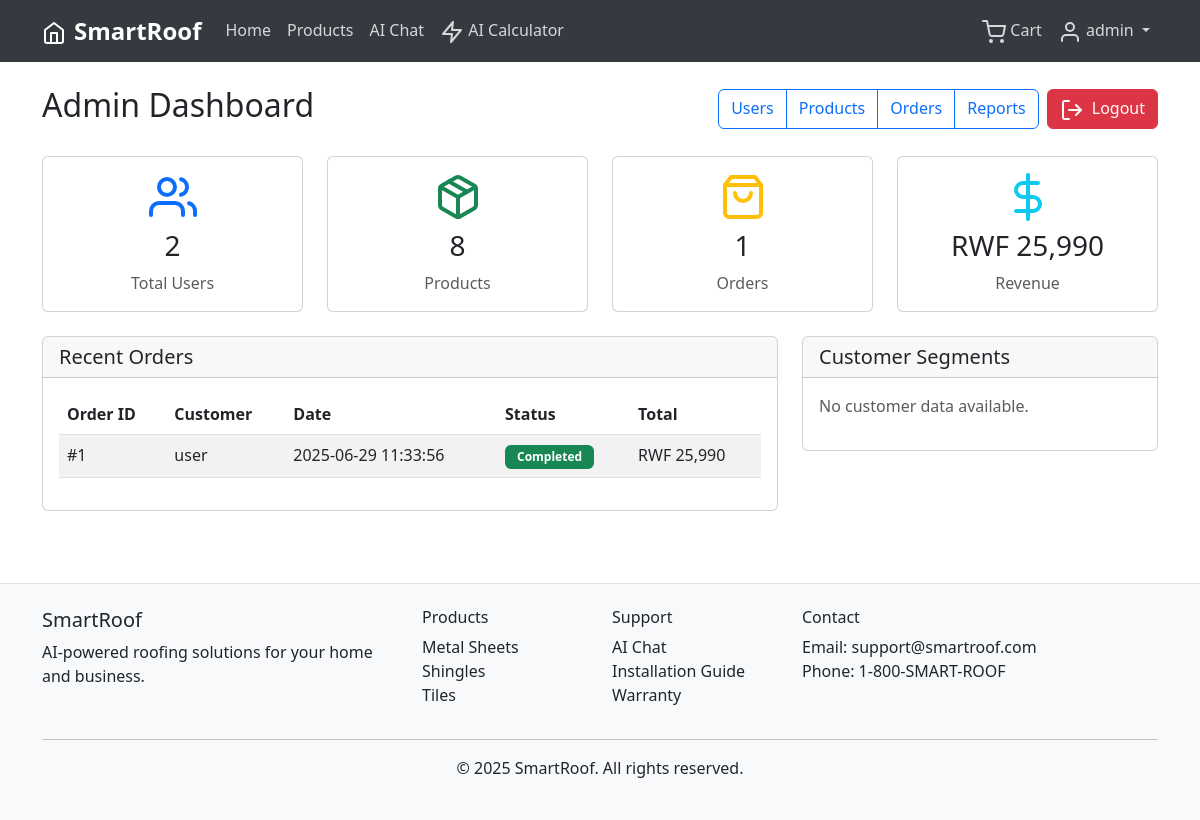
The page /admin (signed in) on the database its author committed.
### tables this page shows
CREATE TABLE users (
            id INTEGER PRIMARY KEY AUTOINCREMENT,
            username TEXT UNIQUE NOT NULL,
            email TEXT UNIQUE NOT NULL,
            password_hash TEXT NOT NULL,
            is_admin BOOLEAN DEFAULT FALSE,
            created_at TIMESTAMP DEFAULT CURRENT_TIMESTAMP
        );

CREATE TABLE orders (
            id INTEGER PRIMARY KEY AUTOINCREMENT,
            user_id INTEGER NOT NULL,
            items TEXT NOT NULL,
            total REAL NOT NULL,
            status TEXT DEFAULT 'pending',
            created_at TIMESTAMP DEFAULT CURRENT_TIMESTAMP,
            FOREIGN KEY (user_id) REFERENCES users(id)
        );

### routes.py (the view)
@app.route('/admin')
@login_required
def admin_dashboard():
    if not current_user.is_admin:
        flash('Access denied', 'error')
        return redirect(url_for('index'))
    conn = get_db_connection()
    total_users = conn.execute('SELECT COUNT(*) FROM users').fetchone()[0]
    total_products = conn.execute('SELECT COUNT(*) FROM products').fetchone()[0]
    total_orders = conn.execute('SELECT COUNT(*) FROM orders').fetchone()[0]
    total_revenue = conn.execute('SELECT COALESCE(SUM(total), 0) FROM orders').fetchone()[0]
    recent_orders_data = conn.execute('''
        SELECT o.*, u.username
        FROM orders o
        LEFT JOIN users u ON o.user_id = u.id
        ORDER BY o.created_at DESC
        LIMIT 5
    ''').fetchall()
    conn.close()
    total_revenue_rwf = (total_revenue or 0) * 1000
    recent_orders = []
    for order in recent_orders_data:
        recent_orders.append({
            'id': order['id'],
            'username': order['username'] or 'Unknown User',
            'total': order['total'] * 1000,  # Convert to RWF
            'status': order['status'],
            'created_at': order['created_at']
        })
    return render_template('admin/dashboard.html',
                         total_users=total_users,
                         total_products=total_products,
                         total_orders=total_orders,
                         total_revenue=total_revenue_rwf,
                         recent_orders=recent_orders,
                         segments={},
                         users={})

### app.py (called while the page is built)
@login_manager.user_loader
def load_user(user_id):
    from models import User
    return User.get(int(user_id))

### database.py (called while the page is built)
def get_db_connection():
    conn = sqlite3.connect(DATABASE_PATH)
    conn.row_factory = sqlite3.Row
    return conn

### models.py (called while the page is built)
    @staticmethod
    def get(user_id):
        conn = get_db_connection()
        user = conn.execute('SELECT * FROM users WHERE id = ?', (user_id,)).fetchone()
        conn.close()
        if user:
            return User(user['id'], user['username'], user['email'],
                       user['password_hash'], user['is_admin'], user['created_at'])
        return None

### templates/admin/dashboard.html (shortened to what this page needs)
{% extends "base.html" %}
{% block content %}
<div class="container py-4">
    <div class="d-flex justify-content-between align-items-center mb-4">
        <h2>Admin Dashboard</h2>
        <div class="d-flex gap-2">
            <div class="btn-group">
                <a href="{{ url_for('admin_users') }}" class="btn btn-outline-primary">Users</a>
                <a href="{{ url_for('admin_products') }}" class="btn btn-outline-primary">Products</a>
                <a href="{{ url_for('admin_orders') }}" class="btn btn-outline-primary">Orders</a>
                <a href="{{ url_for('admin_reports') }}" class="btn btn-outline-primary">Reports</a>
            </div>
            <a href="{{ url_for('logout') }}" class="btn btn-danger">
                <i data-feather="log-out" class="me-2"></i>Logout
            </a>
        </div>
    </div>
    <div class="row mb-4">
        <div class="col-md-3">
            <div class="card text-center">
                <div class="card-body">
                    <i data-feather="users" style="width: 48px; height: 48px;" class="text-primary mb-2"></i>
                    <h3>{{ total_users }}</h3>
                    <p class="text-muted mb-0">Total Users</p>
                </div>
            </div>
        </div>
        <div class="col-md-3">
            <div class="card text-center">
                <div class="card-body">
                    <i data-feather="package" style="width: 48px; height: 48px;" class="text-success mb-2"></i>
                    <h3>{{ total_products }}</h3>
                    <p class="text-muted mb-0">Products</p>
                </div>
            </div>
        </div>
        <div class="col-md-3">
            <div class="card text-center">
                <div class="card-body">
                    <i data-feather="shopping-bag" style="width: 48px; height: 48px;" class="text-warning mb-2"></i>
                    <h3>{{ total_orders }}</h3>
                    <p class="text-muted mb-0">Orders</p>
                </div>
            </div>
        </div>
        <div class="col-md-3">
            <div class="card text-center">
                <div class="card-body">
                    <i data-feather="dollar-sign" style="width: 48px; height: 48px;" class="text-info mb-2"></i>
                    <h3>RWF {{ "{:,.0f}".format(total_revenue or 0) }}</h3>
                    <p class="text-muted mb-0">Revenue</p>
                </div>
            </div>
        </div>
    </div>
    <div class="row">
        <div class="col-lg-8">
            <div class="card">
                <div class="card-header">
                    <h5 class="mb-0">Recent Orders</h5>
                </div>
                <div class="card-body">
                    {% if recent_orders %}
                    <div class="table-responsive">
                        <table class="table table-striped">
                            <thead>
                                <tr>
                                    <th>Order ID</th>
                                    <th>Customer</th>
                                    <th>Date</th>
                                    <th>Status</th>
                                    <th>Total</th>
                                </tr>
                            </thead>
                            <tbody>
                                {% for order in recent_orders %}
                                <tr>
                                    <td>#{{ order.id }}</td>
                                    <td>{{ order.username }}</td>
                                    <td>{{ order.created_at }}</td>
                                    <td>
                                        <span class="badge bg-{% if order.status == 'completed' %}success{% elif order.status == 'pending' %}warning{% else %}secondary{% endif %}">
                                            {{ order.status.title() }}
                                        </span>
                                    </td>
                                    <td>RWF {{ "{:,.0f}".format(order.total or 0) }}</td>
                                </tr>
                                {% endfor %}
                            </tbody>
                        </table>
                    </div>
                    {% else %}
                    <p class="text-muted">No orders yet.</p>
                    {% endif %}
                </div>
            </div>
        </div>
        <div class="col-lg-4">
            <div class="card">
                <div class="card-header">
                    <h5 class="mb-0">Customer Segments</h5>
                </div>
                <div class="card-body">
                    {% if segments %}
                    <canvas id="segmentChart" width="400" height="200"></canvas>
                    {% else %}
                    <p class="text-muted">No customer data available.</p>
                    {% endif %}
                </div>
            </div>
        </div>
    </div>
</div>
{% endblock %}

### templates/base.html (shortened to what this page needs)
<!DOCTYPE html>
<html lang="en" data-bs-theme="light">
<head>
    <link href="https://cdn.jsdelivr.net/npm/bootstrap@5.3.0/dist/css/bootstrap.min.css" rel="stylesheet">
    <link rel="stylesheet" href="{{ url_for('static', filename='css/style.css') }}">
</head>
<body>
    <nav class="navbar navbar-expand-lg navbar-dark">
        <div class="container">
            <a class="navbar-brand fw-bold" href="{{ url_for('index') }}">
                <i data-feather="home" class="me-2"></i>SmartRoof
            </a>
            <div class="collapse navbar-collapse" id="navbarNav">
                <ul class="navbar-nav me-auto">
                    <li class="nav-item">
                        <a class="nav-link" href="{{ url_for('index') }}">Home</a>
                    </li>
                    <li class="nav-item">
                        <a class="nav-link" href="{{ url_for('products') }}">Products</a>
                    </li>
                    <li class="nav-item">
                        <a class="nav-link" href="{{ url_for('chat') }}">AI Chat</a>
                    </li>
                    <li class="nav-item">
                        <a class="nav-link" href="{{ url_for('ai_calculator_page') }}">
                            <i data-feather="zap"></i> AI Calculator
                        </a>
                    </li>
                </ul>
                <ul class="navbar-nav">
                    {% if current_user.is_authenticated %}
                        <li class="nav-item">
                            <a class="nav-link position-relative" href="{{ url_for('cart') }}">
                                <i data-feather="shopping-cart"></i> Cart
                            </a>
                        </li>
                        <li class="nav-item dropdown">
                            <a class="nav-link dropdown-toggle" href="#" id="navbarDropdown" role="button" data-bs-toggle="dropdown">
                                <i data-feather="user"></i> {{ current_user.username }}
                            </a>
                        </li>
                    {% endif %}
                </ul>
            </div>
        </div>
    </nav>
    <main>
        {% block content %}{% endblock %}
    </main>
    <footer class="bg-light text-dark py-4 mt-5 border-top">
        <div class="container">
            <div class="row">
                <div class="col-md-4">
                    <h5>SmartRoof</h5>
                    <p>AI-powered roofing solutions for your home and business.</p>
                </div>
                <div class="col-md-2">
                    <h6>Products</h6>
                    <ul class="list-unstyled">
                        <li><a href="{{ url_for('products', category='Metal Sheets') }}" class="text-dark">Metal Sheets</a></li>
                        <li><a href="{{ url_for('products', category='Shingles') }}" class="text-dark">Shingles</a></li>
                        <li><a href="{{ url_for('products', category='Tiles') }}" class="text-dark">Tiles</a></li>
                    </ul>
                </div>
                <div class="col-md-2">
                    <h6>Support</h6>
                    <ul class="list-unstyled">
                        <li><a href="{{ url_for('chat') }}" class="text-dark">AI Chat</a></li>
                        <li><a href="#" class="text-dark">Installation Guide</a></li>
                        <li><a href="#" class="text-dark">Warranty</a></li>
                    </ul>
                </div>
                <div class="col-md-4">
                    <h6>Contact</h6>
                    <p>Email: support@smartroof.com<br>Phone: 1-800-SMART-ROOF</p>
                </div>
            </div>
            <hr>
            <div class="text-center">
                <p>&copy; 2025 SmartRoof. All rights reserved.</p>
            </div>
        </div>
    </footer>
</body>
</html>

### static/css/style.css (style rules this page uses)
.navbar { background-color: #343a40 !important; }
.navbar-brand { font-size: 1.5rem; font-weight: 700; color: white !important; }
.navbar-nav .nav-link { color: rgba(255, 255, 255, 0.8) !important; font-weight: 500; }
.card { transition: transform 0.2s ease-in-out; }
.btn { transition: all 0.2s ease-in-out; }
footer { margin-top: auto; }
footer a { text-decoration: none; transition: color 0.2s ease-in-out; }
.badge { font-size: 0.75rem; padding: 0.375rem 0.75rem; }
.table-responsive { border-radius: 0.5rem; }

### rows shown on the page
users: username "admin"
orders: id "1", username "user", created_at "2025-06-29 11:33:56", status "Completed", total "25,990"

### other values the page prints
{{ total_users }} "2"
{{ total_products }} "8"
{{ total_orders }} "1"
{{ "{:,.0f}".format(total_revenue or 0) }} "25,990"
